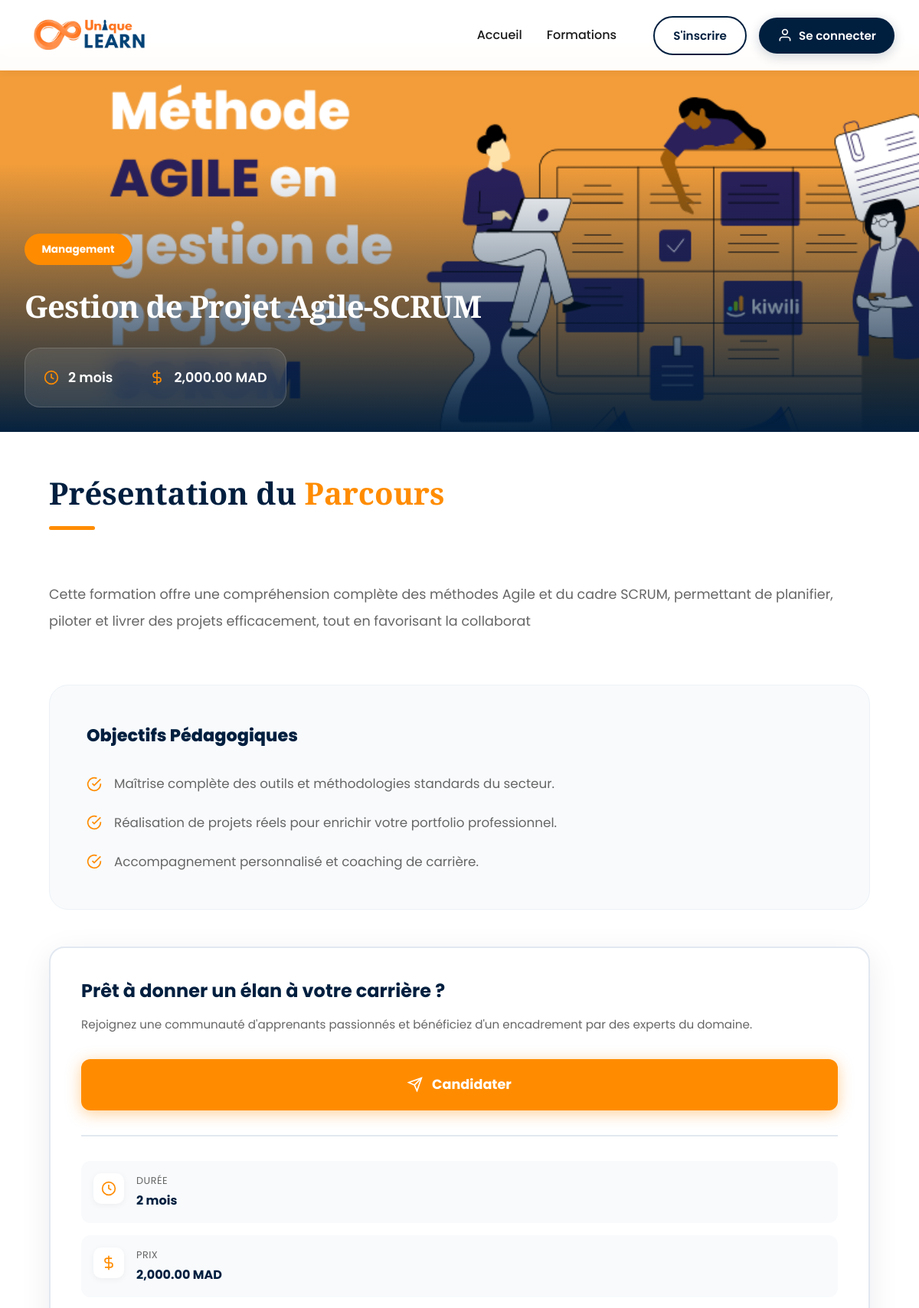
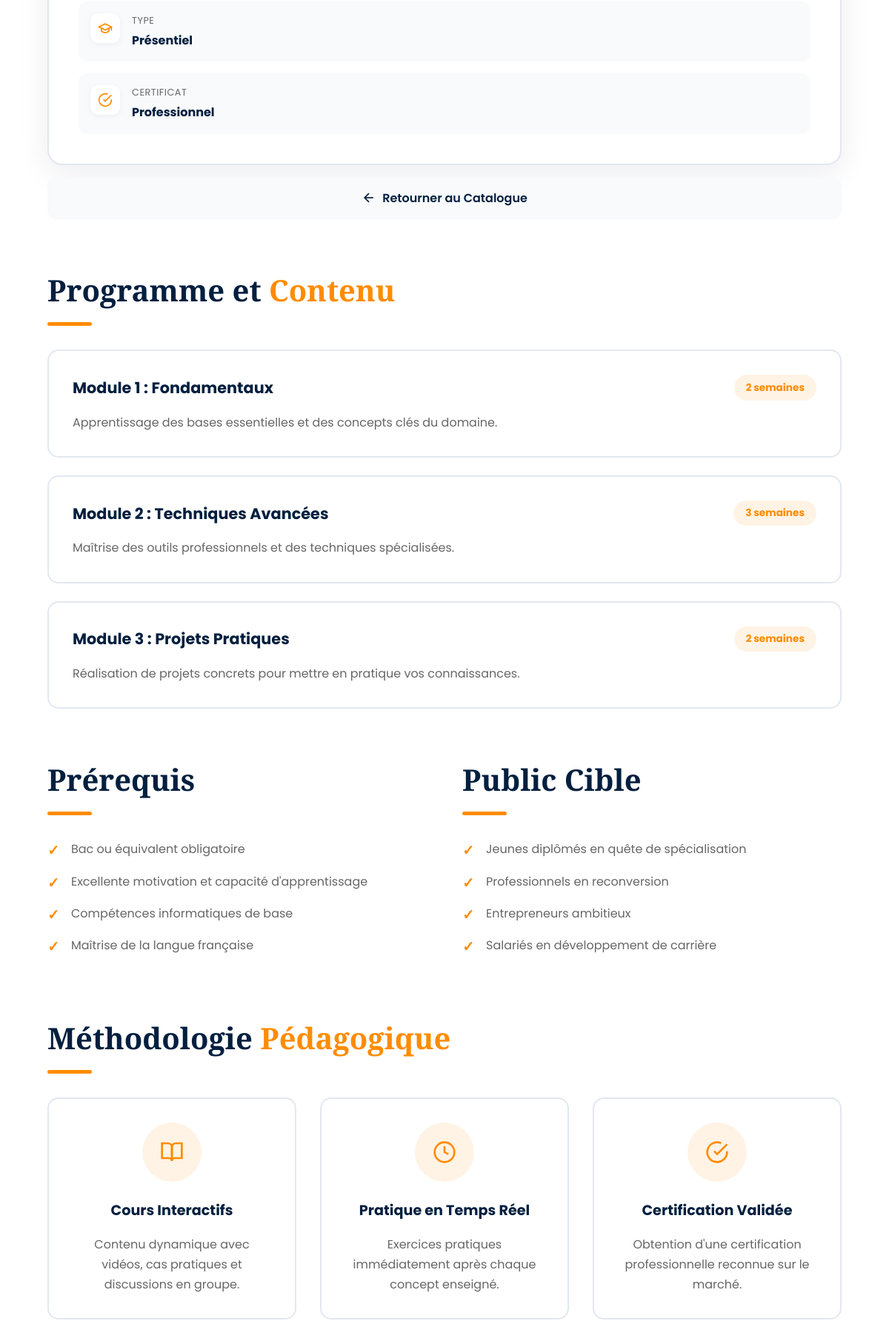
The page /formation_detail.php?id=11 (upper part) on the database its author committed (2 pictures, top to bottom).
### tables this page shows
CREATE TABLE `formations` (
  `id` int(11) NOT NULL,
  `titre` varchar(255) NOT NULL,
  `categorie` varchar(100) NOT NULL,
  `description` text NOT NULL,
  `duree` varchar(50) NOT NULL,
  `prix` decimal(10,2) NOT NULL,
  `image_url` varchar(255) DEFAULT 'logo.png'
);

### public/formation_detail.php (the view, shortened to what this page needs)
<?php
require_once '../includes/connexion.php';
$id = filter_input(INPUT_GET, 'id', FILTER_VALIDATE_INT);
$stmt = $pdo->prepare("SELECT * FROM formations WHERE id = ?");
$stmt->execute([$id]);
$f = $stmt->fetch();
include '../includes/header.php';
?>
<!DOCTYPE html>
<html lang="fr">
<head>
</head>
<main class="formation-detail-page">
    <div class="detail-card">
        <div class="detail-hero">
            <img src="../assets/img/<?php echo $f['image_url']; ?>" alt="<?php echo htmlspecialchars($f['titre']); ?>" class="detail-hero-img">
            <div class="detail-hero-overlay"></div>
            <div class="detail-hero-content">
                <span class="detail-badge"><?php echo htmlspecialchars($f['categorie']); ?></span>
                <h1 class="detail-title"><?php echo htmlspecialchars($f['titre']); ?></h1>
                <div class="detail-meta">
                    <span class="detail-meta-item">
                        <svg width="20" height="20" viewBox="0 0 24 24" fill="none" stroke="currentColor" stroke-width="2">
                            <circle cx="12" cy="12" r="10"></circle>
                            <polyline points="12 6 12 12 16 14"></polyline>
                        </svg>
                        <?php echo htmlspecialchars($f['duree']); ?>
                    </span>
                    <span class="detail-meta-item">
                        <svg width="20" height="20" viewBox="0 0 24 24" fill="none" stroke="currentColor" stroke-width="2">
                            <line x1="12" y1="1" x2="12" y2="23"></line>
                            <path d="M17 5H9.5a3.5 3.5 0 0 0 0 7h5a3.5 3.5 0 0 1 0 7H6"></path>
                        </svg>
                        <?php echo number_format($f['prix'], 2); ?> MAD
                    </span>
                </div>
            </div>
        </div>
        <div class="detail-body">
            <div class="container">
                <div class="detail-grid">
                    <div class="detail-main">
                        <h2 class="detail-section-title">
                            Présentation du <span class="highlight-orange">Parcours</span>
                        </h2>
                        <p class="detail-description">
                            <?php echo nl2br(htmlspecialchars($f['description'])); ?>
                        </p>
                        <div class="detail-objectives">
                            <h4>Objectifs Pédagogiques</h4>
                            <ul>
                                <li>
                                    <svg width="20" height="20" viewBox="0 0 24 24" fill="none" stroke="currentColor" stroke-width="2">
                                        <path d="M22 11.08V12a10 10 0 1 1-5.93-9.14"></path>
                                        <polyline points="22 4 12 14.01 9 11.01"></polyline>
                                    </svg>
                                    <span>Maîtrise complète des outils et méthodologies standards du secteur.</span>
                                </li>
                                <li>
                                    <svg width="20" height="20" viewBox="0 0 24 24" fill="none" stroke="currentColor" stroke-width="2">
                                        <path d="M22 11.08V12a10 10 0 1 1-5.93-9.14"></path>
                                        <polyline points="22 4 12 14.01 9 11.01"></polyline>
                                    </svg>
                                    <span>Réalisation de projets réels pour enrichir votre portfolio professionnel.</span>
                                </li>
                                <li>
                                    <svg width="20" height="20" viewBox="0 0 24 24" fill="none" stroke="currentColor" stroke-width="2">
                                        <path d="M22 11.08V12a10 10 0 1 1-5.93-9.14"></path>
                                        <polyline points="22 4 12 14.01 9 11.01"></polyline>
                                    </svg>
                                    <span>Accompagnement personnalisé et coaching de carrière.</span>
                                </li>
                            </ul>
                        </div>
                    </div>
                    <div class="detail-sidebar">
                        <div class="detail-cta-card">
                            <h3>Prêt à donner un élan à votre carrière ?</h3>
                            <p>Rejoignez une communauté d'apprenants passionnés et bénéficiez d'un encadrement par des experts du domaine.</p>
                            <a href="inscription.php?id=<?php echo $f['id']; ?>" class="btn btn-primary btn-full">
                                <svg width="20" height="20" viewBox="0 0 24 24" fill="none" stroke="currentColor" stroke-width="2">
                                    <line x1="22" y1="2" x2="11" y2="13"></line>
                                    <polygon points="22 2 15 22 11 13 2 9 22 2"></polygon>
                                </svg>
                                Candidater
                            </a>
                            <div class="formation-summary-inline">
                                <div class="summary-item-inline">
                                    <span class="summary-icon-inline">
                                        <svg width="20" height="20" viewBox="0 0 24 24" fill="none" stroke="currentColor" stroke-width="2">
                                            <circle cx="12" cy="12" r="10"></circle>
                                            <polyline points="12 6 12 12 16 14"></polyline>
                                        </svg>
                                    </span>
                                    <div>
                                        <p class="summary-label-inline">Durée</p>
                                        <p class="summary-value-inline"><?php echo htmlspecialchars($f['duree']); ?></p>
                                    </div>
                                </div>
                                <div class="summary-item-inline">
                                    <span class="summary-icon-inline">
                                        <svg width="20" height="20" viewBox="0 0 24 24" fill="none" stroke="currentColor" stroke-width="2">
                                            <line x1="12" y1="1" x2="12" y2="23"></line>
                                            <path d="M17 5H9.5a3.5 3.5 0 0 0 0 7h5a3.5 3.5 0 0 1 0 7H6"></path>
                                        </svg>
                                    </span>
                                    <div>
                                        <p class="summary-label-inline">Prix</p>
                                        <p class="summary-value-inline"><?php echo number_format($f['prix'], 2); ?> MAD</p>
                                    </div>
                                </div>
                                <div class="summary-item-inline">
                                    <span class="summary-icon-inline">
                                        <svg width="20" height="20" viewBox="0 0 24 24" fill="none" stroke="currentColor" stroke-width="2">
                                            <path d="M22 10v6M2 10l10-5 10 5-10 5z"></path>
                                            <path d="M6 12v5c3 3 9 3 12 0v-5"></path>
                                        </svg>
                                    </span>
                                    <div>
                                        <p class="summary-label-inline">Type</p>
                                        <p class="summary-value-inline">Présentiel</p>
                                    </div>
                                </div>
                                <div class="summary-item-inline">
                                    <span class="summary-icon-inline">
                                        <svg width="20" height="20" viewBox="0 0 24 24" fill="none" stroke="currentColor" stroke-width="2">
                                            <path d="M22 11.08V12a10 10 0 1 1-5.93-9.14"></path>
                                            <polyline points="22 4 12 14.01 9 11.01"></polyline>
                                        </svg>
                                    </span>
                                    <div>
                                        <p class="summary-label-inline">Certificat</p>
                                        <p class="summary-value-inline">Professionnel</p>
                                    </div>
                                </div>
                            </div>
                        </div>
                        <a href="formations.php" class="detail-back-link">
                            <svg width="20" height="20" viewBox="0 0 24 24" fill="none" stroke="currentColor" stroke-width="2">
                                <line x1="19" y1="12" x2="5" y2="12"></line>
                                <polyline points="12 19 5 12 12 5"></polyline>
                            </svg>
                            Retourner au Catalogue
                        </a>
                    </div>
                </div>
                <div class="detail-section" style="margin-top: 4rem;">
                    <h3 class="detail-section-title">
                        Programme et <span class="highlight-orange">Contenu</span>
                    </h3>
                    <div class="detail-modules">
                        <div class="module-item">
                            <div class="module-header">
                                <h4>Module 1 : Fondamentaux</h4>
                                <span class="module-duration">2 semaines</span>
                            </div>
                            <p>Apprentissage des bases essentielles et des concepts clés du domaine.</p>
                        </div>
                        <div class="module-item">
                            <div class="module-header">
                                <h4>Module 2 : Techniques Avancées</h4>
                                <span class="module-duration">3 semaines</span>
                            </div>
                            <p>Maîtrise des outils professionnels et des techniques spécialisées.</p>
                        </div>
                        <div class="module-item">
                            <div class="module-header">
                                <h4>Module 3 : Projets Pratiques</h4>
                                <span class="module-duration">2 semaines</span>
                            </div>
                            <p>Réalisation de projets concrets pour mettre en pratique vos connaissances.</p>
                        </div>
                    </div>
                </div>
                <div class="detail-section" style="margin-top: 4rem;">
                    <div style="display: grid; grid-template-columns: 1fr 1fr; gap: 3rem;">
                        <div>
                            <h3 class="detail-section-title">
                                Prérequis
                            </h3>
                            <ul class="detail-list">
                                <li>Bac ou équivalent obligatoire</li>
                                <li>Excellente motivation et capacité d'apprentissage</li>
                                <li>Compétences informatiques de base</li>
                                <li>Maîtrise de la langue française</li>
                            </ul>
                        </div>
                        <div>
                            <h3 class="detail-section-title">
                                Public Cible
                            </h3>
                            <ul class="detail-list">
                                <li>Jeunes diplômés en quête de spécialisation</li>
                                <li>Professionnels en reconversion</li>
                                <li>Entrepreneurs ambitieux</li>
                                <li>Salariés en développement de carrière</li>
                            </ul>
                        </div>
                    </div>
                </div>
                <div class="detail-section" style="margin-top: 4rem;">
                    <h3 class="detail-section-title">
                        Méthodologie <span class="highlight-orange">Pédagogique</span>
                    </h3>
                    <div class="methodology-grid">
                        <div class="methodology-item">
                            <div class="methodology-icon">
                                <svg width="32" height="32" viewBox="0 0 24 24" fill="none" stroke="currentColor" stroke-width="2">
                                    <path d="M2 3h6a4 4 0 0 1 4 4v14a3 3 0 0 0-3-3H2z"></path>
                                    <path d="M22 3h-6a4 4 0 0 0-4 4v14a3 3 0 0 1 3-3h7z"></path>
                                </svg>
                            </div>
                            <h4>Cours Interactifs</h4>
                            <p>Contenu dynamique avec vidéos, cas pratiques et discussions en groupe.</p>
                        </div>
                        <div class="methodology-item">
                            <div class="methodology-icon">
                                <svg width="32" height="32" viewBox="0 0 24 24" fill="none" stroke="currentColor" stroke-width="2">
                                    <path d="M12 2C6.48 2 2 6.48 2 12s4.48 10 10 10 10-4.48 10-10S17.52 2 12 2z"></path>
                                    <polyline points="12 6 12 12 16 14"></polyline>
                                </svg>
                            </div>
                            <h4>Pratique en Temps Réel</h4>
                            <p>Exercices pratiques immédiatement après chaque concept enseigné.</p>
                        </div>
                        <div class="methodology-item">
                            <div class="methodology-icon">
                                <svg width="32" height="32" viewBox="0 0 24 24" fill="none" stroke="currentColor" stroke-width="2">
                                    <path d="M22 11.08V12a10 10 0 1 1-5.93-9.14"></path>
                                    <polyline points="22 4 12 14.01 9 11.01"></polyline>
                                </svg>
                            </div>
                            <h4>Certification Validée</h4>
                            <p>Obtention d'une certification professionnelle reconnue sur le marché.</p>
                        </div>
                    </div>
                </div>
                </div>
            </div>
        </div>
</main>
</body>
</html>

### rows shown on the page
formations: image_url (picture), categorie "Management", titre "Gestion de Projet Agile-SCRUM", duree "2 mois", prix "2,000.00", description "Cette formation offre une compréhension complète des méthodes Agile et du cadre SCRUM, permettant de planifier, piloter et livrer des projets efficacement, tout en favorisant la collaborat"
